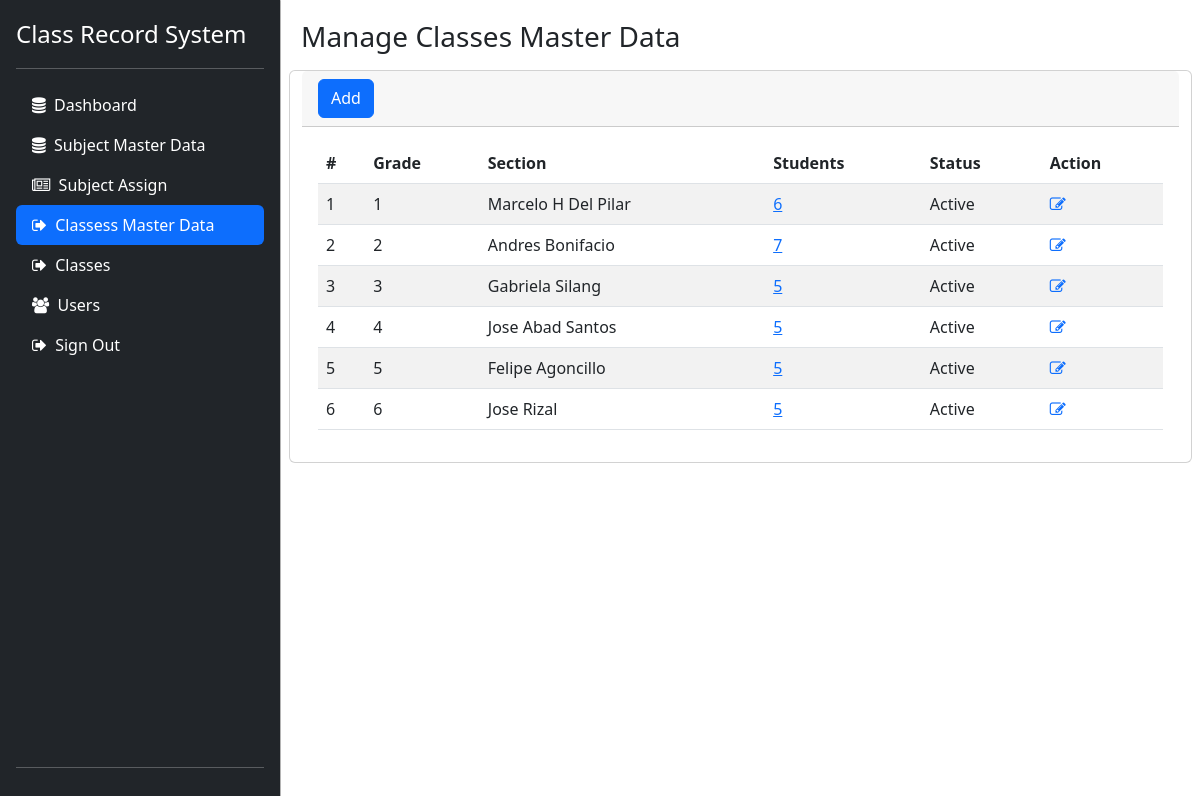
The app's page /admin/classes_action.php with its own data.
### tables this page shows
CREATE TABLE `classes_master_data` (
  `classMasterId` int NOT NULL,
  `grade` varchar(255) NOT NULL,
  `section` varchar(255) NOT NULL,
  `status` enum('Active','Inactive','Deleted') NOT NULL,
  `datecreated` datetime NOT NULL,
  `dateupdated` datetime NOT NULL,
  `userId` int NOT NULL
);

### libraries/data_interface.php (called while the page is built, shortened)
<?php
class jpacObject{
	private $conn;
	public function __construct(){
  		try {
	 		$this->conn = new PDO("mysql:host=".db_server.";dbname=".db_name, db_user, db_pass);
  			$this->conn->setAttribute(PDO::ATTR_ERRMODE, PDO::ERRMODE_EXCEPTION);
		} catch(PDOException $e) {
		  	echo "Connection failed: " . $e->getMessage();
		  	die;
		}
	}
	function SQLQuery($sql) {
		$sth=$this->conn->prepare($sql);
		$sth->execute();
		$result = $sth->fetchAll();
		return $result;
	}
}
?>

### admin/classes_action.php (the view, shortened to what this page needs)
<?php
$jpac=new JpacObject();
?>
<!doctype html>
<html lang="en">
  <head>
<link href="css/bootstrap.min.css" rel="stylesheet">
<link rel="stylesheet" href="https://cdnjs.cloudflare.com/ajax/libs/font-awesome/4.7.0/css/font-awesome.min.css">
    <link href="sidebars.css" rel="stylesheet">
  </head>
  <body>
<main class="d-flex flex-nowrap">
    <?php include_once("sidebar.php"); ?>
    <div class="container-fluid p-0" style="margin:20px;">
    <h1 class="h3 mb-3">Manage Classes Master Data</h1>
					<div class="row">
                        <div class="card">
                            <div class="card-header text-right">
                                <button class="btn btn-primary" onclick="showModalData('add')"  data-toggle="modal" data-target="#modalData">Add <i class="align-middle" data-feather="plus-circle"></i> </button>
                            </div>
                            <div class="card-body table-responsive">
                            <table class="table table-striped table-hover" id="usersTable">
									<thead>
										<tr>
											<th>#</th>
											<th>Grade</th>
											<th>Section</th>
											<th>Students</th>
											<th>Status</th>
											<th>Action</th>
                                        </tr>
									</thead>
									<tbody>
										<?php
                                        $result=$jpac->SQLQuery("SELECT t0.*,IFNULL((SELECT COUNT(*) FROM class WHERE classMasterId=t0.classMasterId),0) as StudentCount FROM classes_master_data t0 ");
                                        for($i=0;$i<count($result);$i++){
                                        ?>
										<tr>
											<td><?= ($i+1) ?></td>
											<td><?= $result[$i]['grade'] ?></td>
											<td><?= $result[$i]['section'] ?></td>
											<td><?php
												$studentCount=$result[$i]['StudentCount'];
												if($studentCount>0){
													echo '<a href="classes.php?id='.$result[$i]['classMasterId'].'" target="_blank">'.$studentCount.'</a>';
												}else{
													echo $studentCount;
												}
												?></td>
											<td><?= $result[$i]['status'] ?></td>
											<td class="table-action">
												<a href="#" data-toggle="modal" data-target="#modalData" onclick="showModalData('edit','<?= $result[$i]['classMasterId'] ?>','<?= $result[$i]['grade'] ?>','<?= $result[$i]['section'] ?>','<?= $result[$i]['status'] ?>')">
                                                    <i class="fa fa-edit"></i>
                                                </a>
											</td>
										</tr>
                                        <?php } ?>
									</tbody>
								</table>
                            </div>
                        </div>
					</div>
    </div>
</main>
<link rel="stylesheet" type="text/css" href="https://cdn.datatables.net/v/bs5/dt-1.11.5/datatables.min.css"/>
  </body>
</html>

### admin/sidebars.css (style rules this page uses)
body { min-height: 100vh; min-height: -webkit-fill-available; }
html { height: -webkit-fill-available; }
main { height: 100vh; height: -webkit-fill-available; max-height: 100vh; overflow-x: auto; overflow-y: hidden; }

### records on screen
classes_master_data: grade "1", section "Marcelo H Del Pilar", studentCount "6", status "Active"
classes_master_data: grade "2", section "Andres Bonifacio", studentCount "7", status "Active"
classes_master_data: grade "3", section "Gabriela Silang", studentCount "5", status "Active"
classes_master_data: grade "4", section "Jose Abad Santos", studentCount "5", status "Active"
classes_master_data: grade "5", section "Felipe Agoncillo", studentCount "5", status "Active"
classes_master_data: grade "6", section "Jose Rizal", studentCount "5", status "Active"
